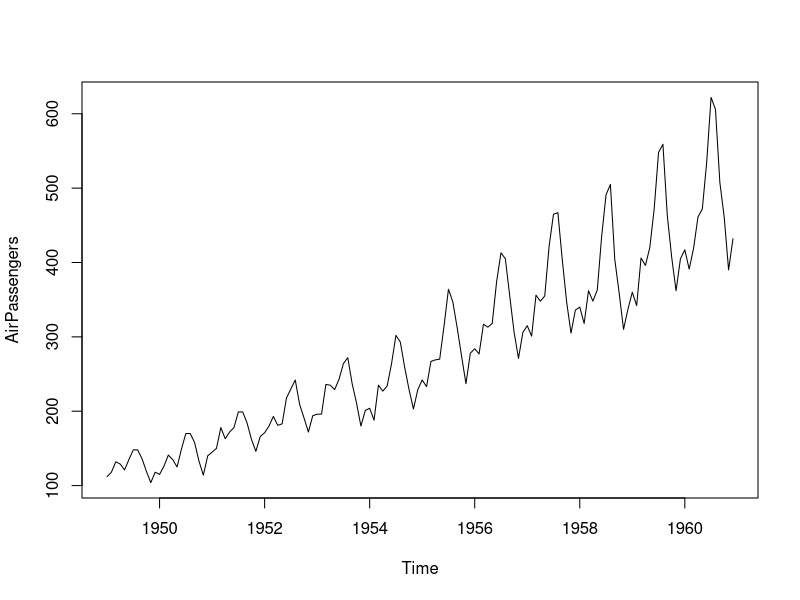
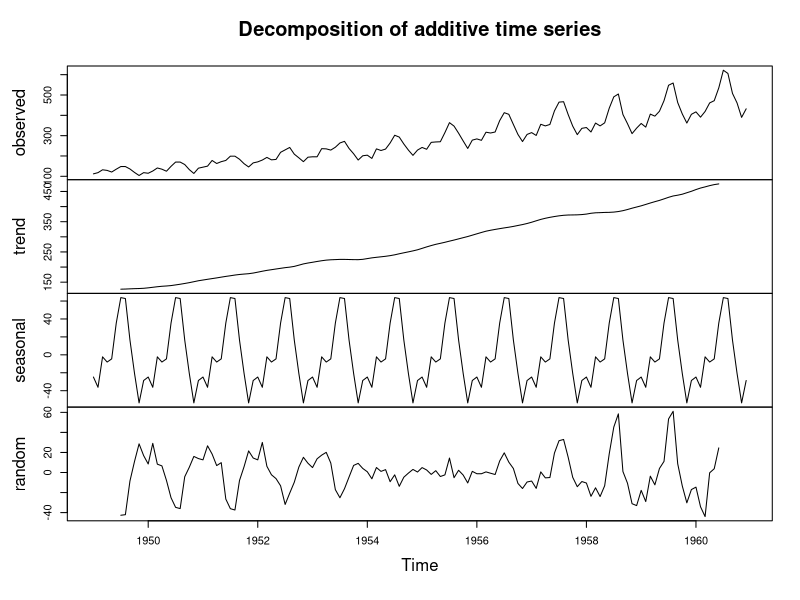
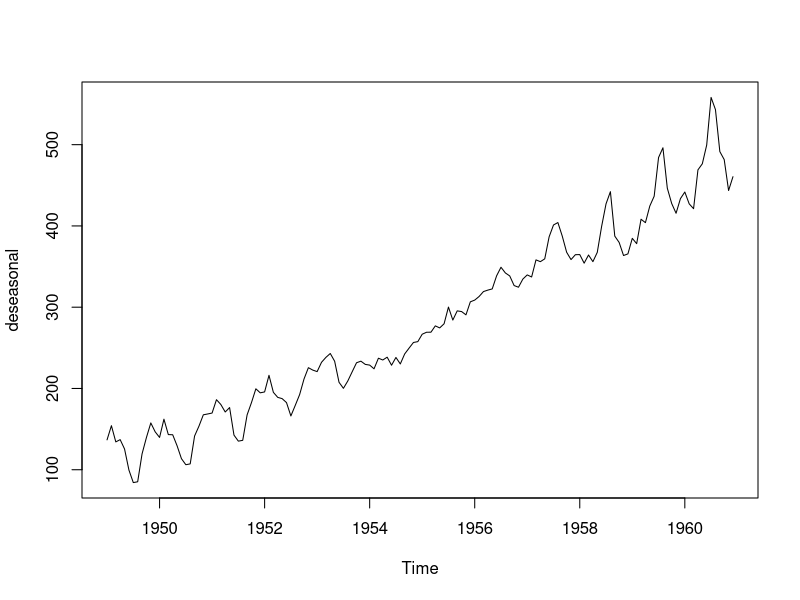

Recreate these plots in R, in order.
data("AirPassengers")
print(AirPassengers)

plot.ts(AirPassengers)
decompose= decompose(AirPassengers)
plot(decompose)
print(decompose)
library(forecast)
deseasonal = seasadj(decompose)
plot(deseasonal)
